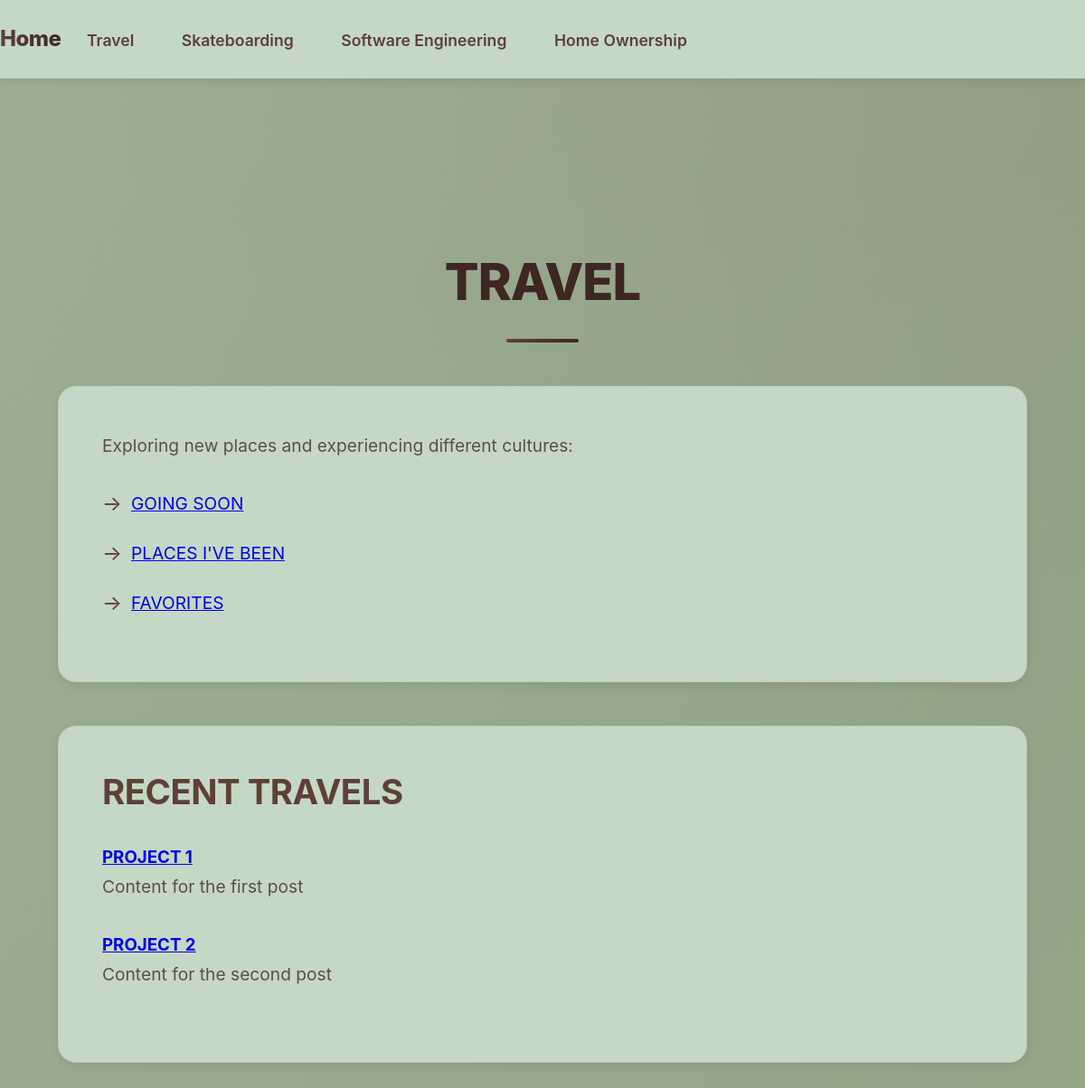
The page /Travel on the database as committed earlier.
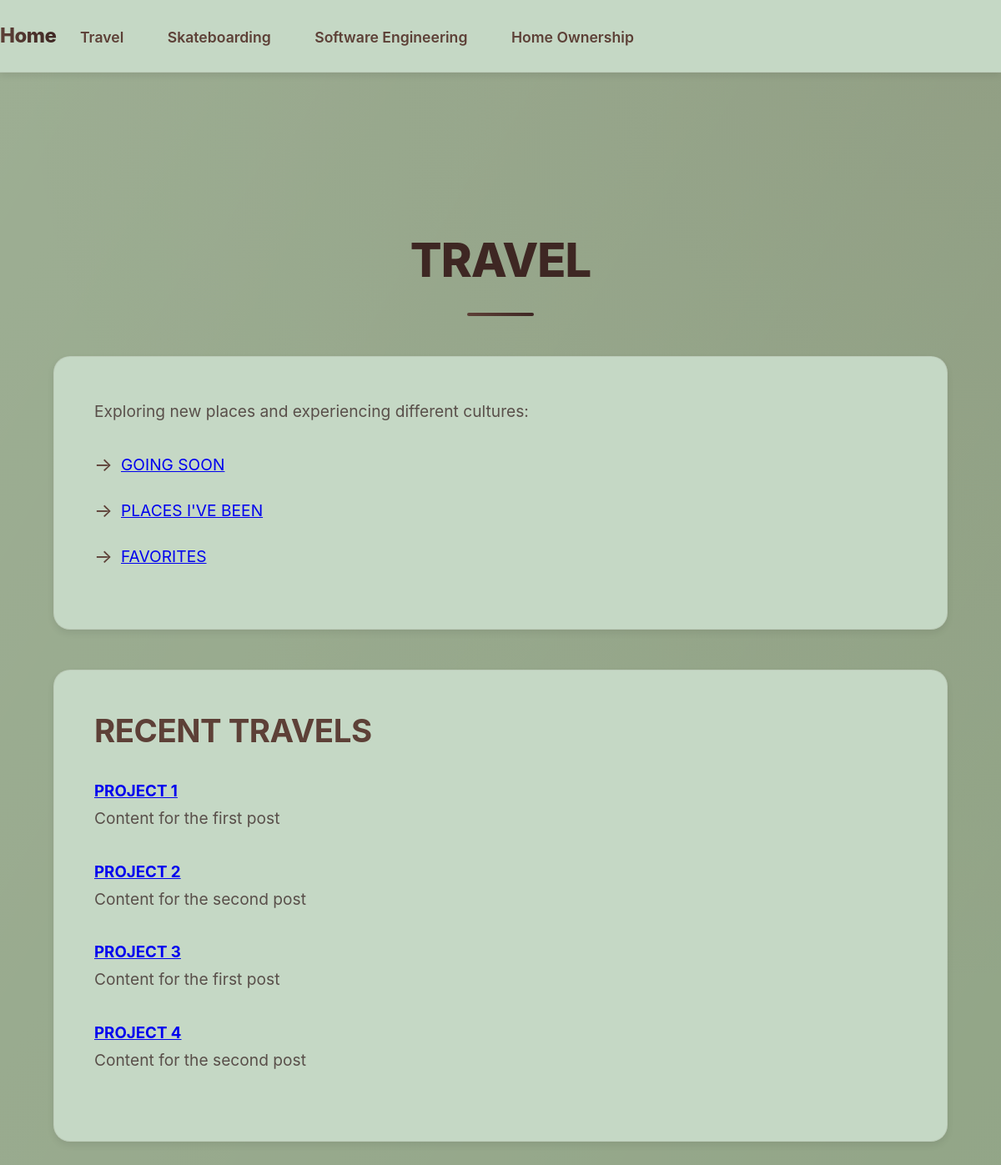
The same page on the database as committed later.
### tables this page shows
CREATE TABLE posts (
    id INTEGER PRIMARY KEY AUTOINCREMENT,
    created TIMESTAMP NOT NULL DEFAULT CURRENT_TIMESTAMP,
    title TEXT NOT NULL,
    content TEXT NOT NULL
);

### app.py (the view)
@app.route('/Travel')
def travel():
    conn = get_db_connection()
    posts = conn.execute('SELECT * FROM posts ORDER BY created DESC').fetchall()
    conn.close()
    return render_template('travel.html', posts=posts)

### app.py (called while the page is built)
def get_db_connection():
    conn = sqlite3.connect('database.db')
    conn.row_factory = sqlite3.Row
    return conn

### templates/travel.html (shortened to what this page needs)
{% extends 'base.html' %}
{% block content %}
<div class="about-container">
    <h1>TRAVEL</h1>
    <div class="about-section">
        <p>Exploring new places and experiencing different cultures:</p>
        <ul>
            <li><a href="{{ url_for('places_been') }}" class="travel-link">GOING SOON</a></li>
            <li><a href="{{ url_for('places_going') }}" class="travel-link">PLACES I'VE BEEN</a></li>
            <li><a href="{{ url_for('favorite_places') }}" class="travel-link">FAVORITES</a></li>
        </ul>
    </div>
    <div class="about-section">
        <h2>RECENT TRAVELS</h2>
        {% for post in posts[:8] %}
        <div class="post">
            <h3>
                <a href="{{ url_for('maui2024') if post['title'] == 'Maui 2024'
                       else url_for('guat2024') if post['title'] == 'Guatemala 2024'
                       else url_for('turk2023') if post['title'] == 'Grand Turk 2024'
                       else url_for('italy2023') if post['title'] == 'Italy 2023'
                       else url_for('cdmx2023') if post['title'] == 'Mexico City 2023'
                       else url_for('ireland2023') if post['title'] == 'Ireland 2023'
                       else url_for('iremalta2022') if post['title'] == 'Ireland and Malta 2022'
                       else url_for('tulum2020') if post['title'] == 'Tulum 2020' else '#' }}">
                    {{ post['title']|upper }}
                </a>
            </h3>
            <p>{{ post['content'] }}</p>
        </div>
        {% endfor %}
    </div>
</div>
{% endblock %}

Rows that differ between the two databases and show on the page:
added posts: title "PROJECT 3", content "Content for the first post"
added posts: title "PROJECT 4", content "Content for the second post"
